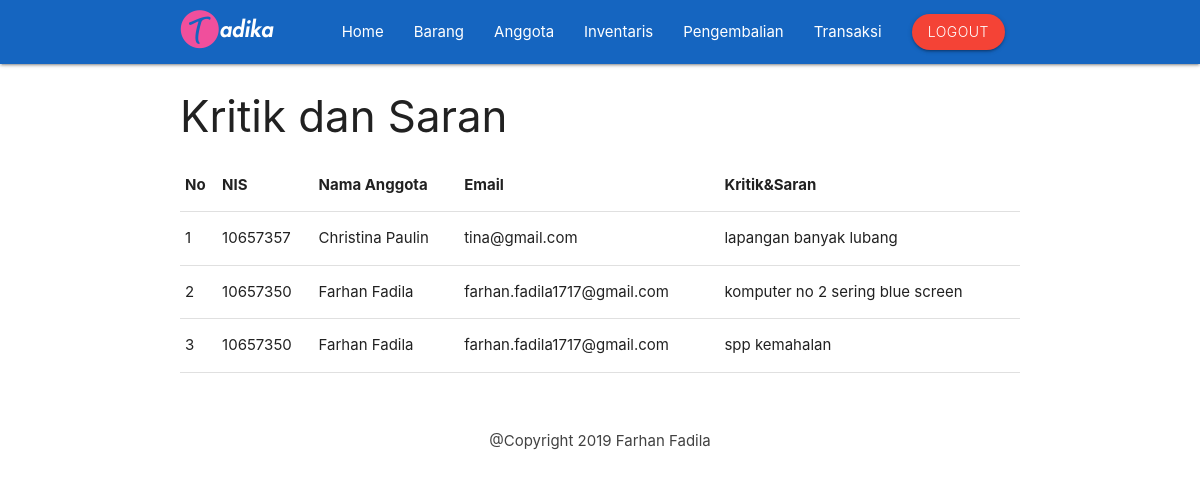
/views/admin/kritiksaran.php (signed in), run on the app's committed database.
### tables this page shows
CREATE TABLE `tbl_kritiksaran` (
  `id_kritik` int(11) NOT NULL,
  `nis` int(15) NOT NULL,
  `nama_anggota` varchar(200) NOT NULL,
  `email` varchar(200) NOT NULL,
  `message` varchar(500) NOT NULL
);

### views/admin/kritiksaran.php (the view)
<?php
include 'header.php';
?>
    <div class="container">
        <h3>Kritik dan Saran</h3>
        <table class="table">
            <thead>
                <tr>
                <th>No</th>
                <th>NIS</th>
                <th>Nama Anggota</th>
                <th>Email</th>
                <th>Kritik&Saran</th>
              </tr>
            </thead>
            <tbody>
                <?php $nomor = 1; ?>
                <?php $ambil = $koneksi->query("SELECT * FROM tbl_kritiksaran"); ?>
                <?php while ($pecah = $ambil->fetch_assoc()) { ?>
                <tr>
                <td><?php echo $nomor; ?></td>
                <td><?php echo $pecah['nis']; ?></td>
                <td><?php echo $pecah['nama_anggota']; ?></td>
                <td><?php echo $pecah['email']; ?></td>
                <td><?php echo $pecah['message']; ?></td>
                </tr>
            <?php $nomor++; ?>
            <?php
        } ?>
            </tbody>
        </table><br>
        </div>
<?php
include 'footer.php';
?>

### data on the page
tbl_kritiksaran: nis "10657357", nama_anggota "Christina Paulin", email "tina@gmail.com", message "lapangan banyak lubang"
tbl_kritiksaran: nis "10657350", nama_anggota "Farhan Fadila", email "farhan.fadila1717@gmail.com", message "komputer no 2 sering blue screen"
tbl_kritiksaran: nis "10657350", nama_anggota "Farhan Fadila", email "farhan.fadila1717@gmail.com", message "spp kemahalan"
